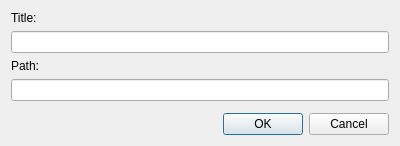
<?xml version="1.0" encoding="UTF-8"?>
<ui version="4.0">
 <class>UserBmkDlg</class>
 <widget class="QDialog" name="UserBmkDlg">
  <property name="geometry">
   <rect>
    <x>0</x>
    <y>0</y>
    <width>400</width>
    <height>146</height>
   </rect>
  </property>
  <property name="windowTitle">
   <string>Edit bookmark</string>
  </property>
  <layout class="QVBoxLayout" name="verticalLayout">
   <item>
    <widget class="QLabel" name="lbName">
     <property name="text">
      <string>Title:</string>
     </property>
    </widget>
   </item>
   <item>
    <widget class="QLineEdit" name="edName"/>
   </item>
   <item>
    <widget class="QLabel" name="lbPath">
     <property name="text">
      <string>Path:</string>
     </property>
    </widget>
   </item>
   <item>
    <widget class="QLineEdit" name="edPath"/>
   </item>
   <item>
    <spacer name="verticalSpacer">
     <property name="orientation">
      <enum>Qt::Vertical</enum>
     </property>
     <property name="sizeHint" stdset="0">
      <size>
       <width>20</width>
       <height>10</height>
      </size>
     </property>
    </spacer>
   </item>
   <item>
    <widget class="QDialogButtonBox" name="buttonBox">
     <property name="orientation">
      <enum>Qt::Horizontal</enum>
     </property>
     <property name="standardButtons">
      <set>QDialogButtonBox::Cancel|QDialogButtonBox::Ok</set>
     </property>
    </widget>
   </item>
  </layout>
 </widget>
 <resources/>
 <connections>
  <connection>
   <sender>buttonBox</sender>
   <signal>accepted()</signal>
   <receiver>UserBmkDlg</receiver>
   <slot>accept()</slot>
   <hints>
    <hint type="sourcelabel">
     <x>248</x>
     <y>254</y>
    </hint>
    <hint type="destinationlabel">
     <x>157</x>
     <y>274</y>
    </hint>
   </hints>
  </connection>
  <connection>
   <sender>buttonBox</sender>
   <signal>rejected()</signal>
   <receiver>UserBmkDlg</receiver>
   <slot>reject()</slot>
   <hints>
    <hint type="sourcelabel">
     <x>316</x>
     <y>260</y>
    </hint>
    <hint type="destinationlabel">
     <x>286</x>
     <y>274</y>
    </hint>
   </hints>
  </connection>
 </connections>
</ui>
